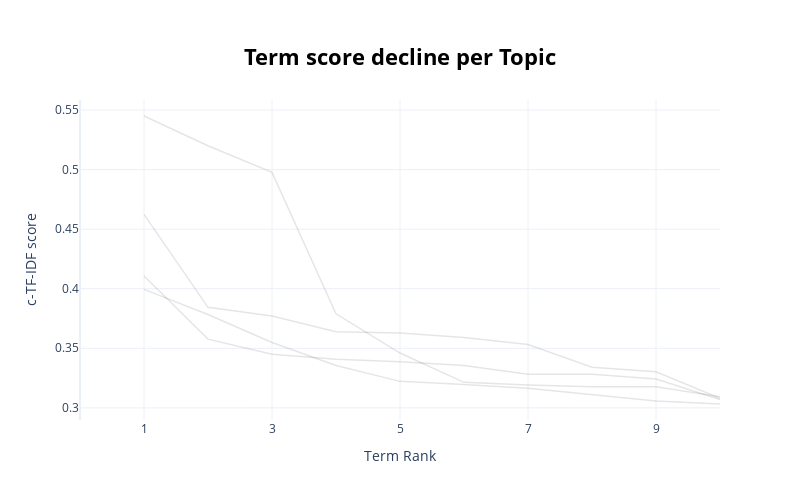

Write notebook code for a chart like this one.
### Code cell
topic_model.visualize_term_rank()

### Figure 1 — Plotly figure (JSON) as saved in the notebook; plotly's stock layout.template omitted (floating-point values rounded to 4 significant figures)
{"data": [{"hovertext": "<b>Topic -1</b>:query_user_device_search_client_cl", "line": {"color": "black", "width": 1.5}, "mode": "lines+lines", "name": "", "opacity": 0.1, "type": "scatter", "x": [1, 2, 3, 4, 5, 6, 7, 8, 9, 10], "y": [0.4107, 0.3577, 0.3451, 0.3407, 0.3386, 0.3355, 0.3282, 0.3281, 0.3242, 0.3069]}, {"hovertext": "<b>Topic 0</b>:service_network_device_user_system_", "line": {"color": "black", "width": 1.5}, "mode": "lines+lines", "name": "", "opacity": 0.1, "type": "scatter", "x": [1, 2, 3, 4, 5, 6, 7, 8, 9, 10], "y": [0.4625, 0.3844, 0.3772, 0.3639, 0.3629, 0.3591, 0.3532, 0.3341, 0.3303, 0.3081]}, {"hovertext": "<b>Topic 1</b>:vehicle_autonomous_autonomous vehic", "line": {"color": "black", "width": 1.5}, "mode": "lines+lines", "name": "", "opacity": 0.1, "type": "scatter", "x": [1, 2, 3, 4, 5, 6, 7, 8, 9, 10], "y": [0.545, 0.52, 0.4977, 0.379, 0.346, 0.3214, 0.3191, 0.3178, 0.3177, 0.3092]}, {"hovertext": "<b>Topic 2</b>:location_route_method_user_based_tr", "line": {"color": "black", "width": 1.5}, "mode": "lines+lines", "name": "", "opacity": 0.1, "type": "scatter", "x": [1, 2, 3, 4, 5, 6, 7, 8, 9, 10], "y": [0.3995, 0.3783, 0.3549, 0.3356, 0.3222, 0.3197, 0.3164, 0.3109, 0.3058, 0.3032]}], "layout": {"height": 500, "hoverlabel": {"bgcolor": "white", "font": {"family": "Rockwell", "size": 16}}, "showlegend": false, "title": {"font": {"color": "Black", "size": 22}, "text": "<b>Term score decline per Topic</b>", "x": 0.5, "xanchor": "center", "y": 0.9, "yanchor": "top"}, "width": 800, "xaxis": {"dtick": 2, "range": [0, 10], "tick0": 1, "title": {"text": "Term Rank"}}, "yaxis": {"title": {"text": "c-TF-IDF score"}}}}
